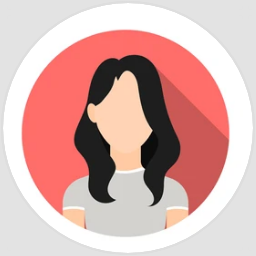
#> input picture Avatar.png, 256 x 256 px
$ python 8th_img-RTS.py
#> lines starting #> are read from the running program, lines starting #| are printed output that depends on the picture
import cv2
import numpy as np

img_path="Avatar.png"
img=cv2.imread(img_path)
#> img is the input picture: shape (256, 256, 3); mean B, G, R 173.8, 177.2, 216.7
height,width,_=img.shape
#> height = 256; width = 256

rotation_matrix=cv2.getRotationMatrix2D((width/2, height/2), 45, 1)
scaling_matrix = np.float32([[1.5, 0, 0], [0, 1.5, 0]])
translation_matrix = np.float32([[1, 0, 100], [0, 1, 50]])

rotated_img = cv2.warpAffine(img, rotation_matrix, (width, height))
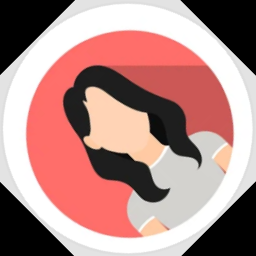
#> rotated_img: shape (256, 256, 3); mean B, G, R 134.8, 138.2, 177.8
scaled_img = cv2.warpAffine(img, scaling_matrix, (int(width*1.5), int(height*1.5)))
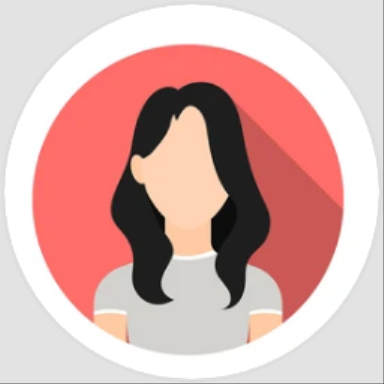
#> scaled_img: shape (384, 384, 3); mean B, G, R 173.4, 176.8, 216.3
translated_img = cv2.warpAffine(img, translation_matrix, (width, height))
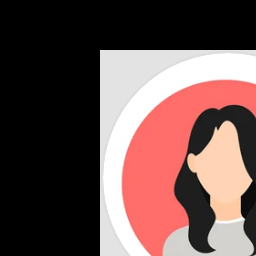
#> translated_img: shape (256, 256, 3); mean B, G, R 76.9, 79.4, 103.2

cv2.imshow("Original Image", img)
cv2.imshow("Rotated Image", rotated_img)
cv2.imshow("Scaled Image", scaled_img)
cv2.imshow("translated Image", translated_img)

cv2.waitKey(0)
cv2.destroyAllWindows()
